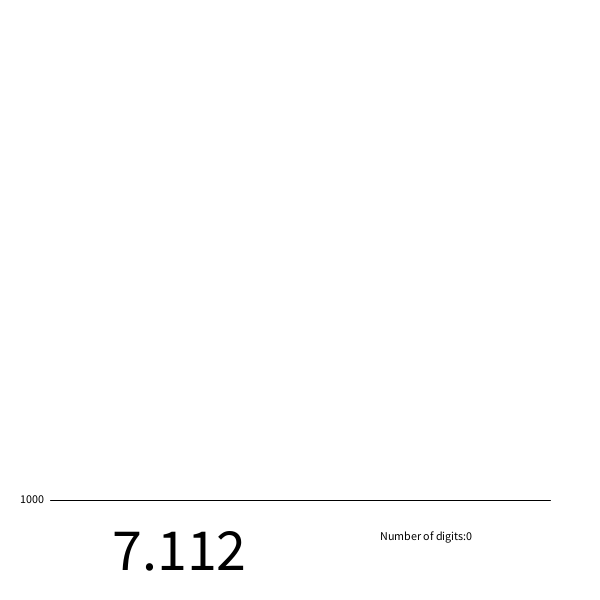
Frame 1 (no input)
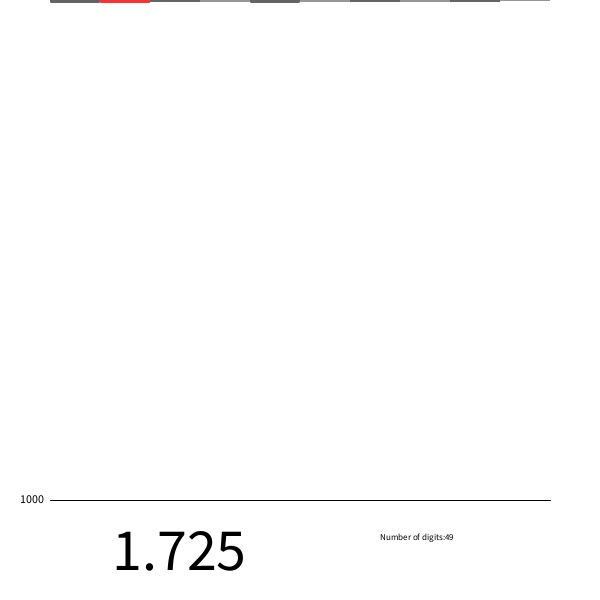
Frame 60 (the mouse pressed at the canvas centre just before this capture)
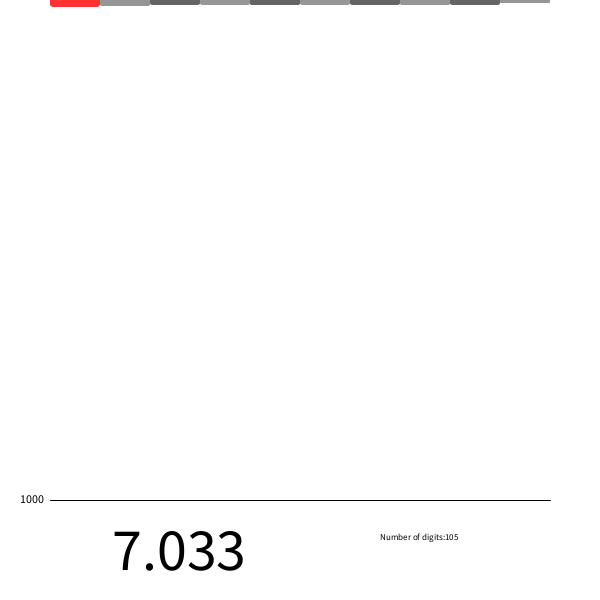
Frame 120 (the mouse held since frame 60 and released just before this capture)

The Processing sketch that drew these frames (run headless with seeded random() and noise(); from frame 60 on, the mouse is pressed at the canvas centre):

// Processing sketch: processing_145265
// ── processing_145265.pde

// Visualizing instances of numbers in Pi by Ken Kapptie

// Keeps count of each digit
int[] rNums = new int[10];
// Keeps count of digit with lead
int[] lNums = new int[10];
// Keeps count of digits
int total = 0;
float xoff = 0.0;

void setup() {
  size(600, 600);
  background(255); 
  frameRate(500);
  line(50, 500, 550, 500);
  fill(0);
  text("1000", 20, 503);
}

void draw() {
  noStroke();

  // Default Random
  float rnum = random(11);
  
  // Gaussian Random
  //float rnum = randomGaussian() * -17.99;
  
  // Perlin Noise Random
  //xoff = xoff + .01;
  //float rnum = noise(xoff)*13.99;

  total = rNums[0]+rNums[1]+rNums[2]+rNums[3]+rNums[4]+rNums[5]+rNums[6]+rNums[7]+rNums[8]+rNums[9];
  fill(255);
  rect(370,525,200,40);
  fill(0);
  text("Number of digits:" + total,380,540);
  if (rnum > 0) {
    fill(255);
    rect(100,522,250,50);
    fill(0);
    textSize(60);
    text(rnum,100,570);
    textSize(9);
    int i = int(rnum);
    switch(i) {
    case 1:
      rNums[0]++;
      if (rNums[0]>rNums[1] && 
          rNums[0]>rNums[2] && 
          rNums[0]>rNums[3] && 
          rNums[0]>rNums[4] && 
          rNums[0]>rNums[5] && 
          rNums[0]>rNums[6] && 
          rNums[0]>rNums[7] && 
          rNums[0]>rNums[8] && 
          rNums[0]>rNums[9]) {
        fill(250, 50, 50);
        rect(50, 0, 50, rNums[0]/2,0,0,10,10);
        if(lNums[0]>=lNums[1] && 
            lNums[0]>=lNums[2] && 
            lNums[0]>=lNums[3] && 
            lNums[0]>=lNums[4] && 
            lNums[0]>=lNums[5] && 
            lNums[0]>=lNums[6] && 
            lNums[0]>=lNums[7] && 
            lNums[0]>=lNums[8] && 
            lNums[0]>=lNums[9]) {
          lNums[0]++;
        }
      } 
      else {
        fill(100, 100, 100);
        rect(50, 0, 50, rNums[0]/2,0,0,10,10);
      }
      fill(255, 255, 255);
      text("   #1\n" + lNums[0] + "/" + rNums[0], 55, rNums[0]/2-20);
      if (rNums[0] == 1000) {
        fill(0);
        textSize(20);
        text("And the winner is #1 after " + total + " digits, by " + numSort(rNums[0]) + " points!", 50, 520);
        noLoop();
      }
      break;
    case 2:
      rNums[1]++;
      if (rNums[1]>rNums[0] && 
          rNums[1]>rNums[2] && 
          rNums[1]>rNums[3] && 
          rNums[1]>rNums[4] && 
          rNums[1]>rNums[5] && 
          rNums[1]>rNums[6] && 
          rNums[1]>rNums[7] && 
          rNums[1]>rNums[8] && 
          rNums[1]>rNums[9]) {
        fill(250, 50, 50);
        rect(100, 0, 50, rNums[1]/2,0,0,10,10);
        if(lNums[1]>=lNums[0] && 
            lNums[1]>=lNums[2] && 
            lNums[1]>=lNums[3] && 
            lNums[1]>=lNums[4] && 
            lNums[1]>=lNums[5] && 
            lNums[1]>=lNums[6] && 
            lNums[1]>=lNums[7] && 
            lNums[1]>=lNums[8] && 
            lNums[1]>=lNums[9]) {
          //lNums[1]++;
        }
      } 
      else {
        fill(150, 150, 150);
        rect(100, 0, 50, rNums[1]/2,0,0,10,10);
      }
      fill(255, 255, 255);
      text("   #2\n" + lNums[1] + "/" + rNums[1], 105, rNums[1]/2-20);
      if (rNums[1] == 1000) {
        fill(0);
        textSize(20);
        text("And the winner is #2 after " + total + " digits, by " + numSort(rNums[1]) + " points!", 50, 520);
        noLoop();
      }
      break;
    case 3:
      rNums[2]++;
      if (rNums[2]>rNums[0] && 
          rNums[2]>rNums[1] && 
          rNums[2]>rNums[3] && 
          rNums[2]>rNums[4] && 
          rNums[2]>rNums[5] && 
          rNums[2]>rNums[6] && 
          rNums[2]>rNums[7] && 
          rNums[2]>rNums[8] && 
          rNums[2]>rNums[9]) {
        fill(250, 50, 50);
        rect(150, 0, 50, rNums[2]/2,0,0,10,10);
        if(lNums[2]>=lNums[0] && 
            lNums[2]>=lNums[1] && 
            lNums[2]>=lNums[3] && 
            lNums[2]>=lNums[4] && 
            lNums[2]>=lNums[5] && 
            lNums[2]>=lNums[6] && 
            lNums[2]>=lNums[7] && 
            lNums[2]>=lNums[8] && 
            lNums[2]>=lNums[9]) {
          //lNums[2]++;
        }
      } 
      else {
        fill(100, 100, 100);
        rect(150, 0, 50, rNums[2]/2,0,0,10,10);
      }
      fill(255, 255, 255);
      text("   #3\n" + lNums[2] + "/" + rNums[2], 155, rNums[2]/2-20);
      if (rNums[2] == 1000) {
        fill(0);
        textSize(20);
        text("And the winner is #3 after " + total + " digits, by " + numSort(rNums[2]) + " points!", 50, 520);
        noLoop();
      }
      break;
    case 4: 
      rNums[3]++;
      if (rNums[3]>rNums[0] && 
          rNums[3]>rNums[1] && 
          rNums[3]>rNums[2] && 
          rNums[3]>rNums[4] && 
          rNums[3]>rNums[5] && 
          rNums[3]>rNums[6] && 
          rNums[3]>rNums[7] && 
          rNums[3]>rNums[8] && 
          rNums[3]>rNums[9]) {
        fill(250, 50, 50);
        rect(200, 0, 50, rNums[3]/2,0,0,10,10);
        if(lNums[3]>=lNums[0] && 
            lNums[3]>=lNums[1] && 
            lNums[3]>=lNums[2] && 
            lNums[3]>=lNums[4] && 
            lNums[3]>=lNums[5] && 
            lNums[3]>=lNums[6] && 
            lNums[3]>=lNums[7] && 
            lNums[3]>=lNums[8] && 
            lNums[3]>=lNums[9]) {
          //lNums[3]++;
        } 
      }
      else {
        fill(150, 150, 150);
        rect(200, 0, 50, rNums[3]/2,0,0,10,10);
      }
      fill(255, 255, 255);
      text("   #4\n" + lNums[3] + "/" + rNums[3], 205, rNums[3]/2-20);
      if (rNums[3] == 1000) {
        fill(0);
        textSize(20);
        text("And the winner is #4 after " + total + " digits, by " + numSort(rNums[3]) + " points!", 50, 520);
        noLoop();
      }
      break;
    case 5: 
      rNums[4]++;
      if (rNums[4]>rNums[0] && 
          rNums[4]>rNums[1] && 
          rNums[4]>rNums[2] && 
          rNums[4]>rNums[3] && 
          rNums[4]>rNums[5] && 
          rNums[4]>rNums[6] && 
          rNums[4]>rNums[7] && 
          rNums[4]>rNums[8] && 
          rNums[4]>rNums[9]) {
        fill(250, 50, 50);
        rect(250, 0, 50, rNums[4]/2,0,0,10,10);
        if(lNums[4]>=lNums[0] && 
            lNums[4]>=lNums[1] && 
            lNums[4]>=lNums[2] && 
            lNums[4]>=lNums[3] && 
            lNums[4]>=lNums[5] && 
            lNums[4]>=lNums[6] && 
            lNums[4]>=lNums[7] && 
            lNums[4]>=lNums[8] && 
            lNums[4]>=lNums[9]) {
          //lNums[4]++;
        }
      } 
      else {
        fill(100, 100, 100);
        rect(250, 0, 50, rNums[4]/2,0,0,10,10);
      }
      fill(255, 255, 255);
      text("   #5\n" + lNums[4] + "/" + rNums[4], 255, rNums[4]/2-20);
      if (rNums[4] == 1000) {
        fill(0);
        textSize(20);
        text("And the winner is #5 after " + total + " digits, by " + numSort(rNums[4]) + " points!", 50, 520);
        noLoop();
      }
      break;
    case 6: 
      rNums[5]++;
      if (rNums[5]>rNums[0] && 
          rNums[5]>rNums[1] && 
          rNums[5]>rNums[2] && 
          rNums[5]>rNums[3] && 
          rNums[5]>rNums[4] && 
          rNums[5]>rNums[6] && 
          rNums[5]>rNums[7] && 
          rNums[5]>rNums[8] && 
          rNums[5]>rNums[9]) {
        fill(250, 50, 50);
        rect(300, 0, 50, rNums[5]/2,0,0,10,10);
        if(lNums[5]>=lNums[0] && 
            lNums[5]>=lNums[1] && 
            lNums[5]>=lNums[2] && 
            lNums[5]>=lNums[3] && 
            lNums[5]>=lNums[4] && 
            lNums[5]>=lNums[6] && 
            lNums[5]>=lNums[7] && 
            lNums[5]>=lNums[8] && 
            lNums[5]>=lNums[9]) {
          //lNums[5]++;
        }
      } 
      else {
        fill(150, 150, 150);
        rect(300, 0, 50, rNums[5]/2,0,0,10,10);
      }
      fill(255, 255, 255);
      text("   #6\n" + lNums[5] + "/" + rNums[5], 305, rNums[5]/2-20);
      if (rNums[5] == 1000) {
        fill(0);
        textSize(20);
        text("And the winner is #6 after " + total + " digits, by " + numSort(rNums[5]) + " points!", 50, 520);
        noLoop();
      }
      break;
    case 7: 
      rNums[6]++;
      if (rNums[6]>rNums[0] && 
          rNums[6]>rNums[1] && 
          rNums[6]>rNums[2] && 
          rNums[6]>rNums[3] && 
          rNums[6]>rNums[4] && 
          rNums[6]>rNums[5] && 
          rNums[6]>rNums[7] && 
          rNums[6]>rNums[8] && 
          rNums[6]>rNums[9]) {
        fill(250, 50, 50);
        rect(350, 0, 50, rNums[6]/2,0,0,10,10);
        if(lNums[6]>=lNums[0] && 
            lNums[6]>=lNums[1] && 
            lNums[6]>=lNums[2] && 
            lNums[6]>=lNums[3] && 
            lNums[6]>=lNums[4] && 
            lNums[6]>=lNums[5] && 
            lNums[6]>=lNums[7] && 
            lNums[6]>=lNums[8] && 
            lNums[6]>=lNums[9]) {
          //lNums[6]++;
        }
      } 
      else {
        fill(100, 100, 100);
        rect(350, 0, 50, rNums[6]/2,0,0,10,10);
      }
      fill(255, 255, 255);
      text("   #7\n" + lNums[6] + "/" + rNums[6], 355, rNums[6]/2-20);
      if (rNums[6] == 1000) {
        fill(0);
        textSize(20);
        text("And the winner is #7 after " + total + " digits, by " + numSort(rNums[6]) + " points!", 50, 520);
        noLoop();
      }
      break;
    case 8: 
      rNums[7]++;
      if (rNums[7]>rNums[0] && 
          rNums[7]>rNums[1] && 
          rNums[7]>rNums[2] && 
          rNums[7]>rNums[3] && 
          rNums[7]>rNums[4] && 
          rNums[7]>rNums[5] && 
          rNums[7]>rNums[6] && 
          rNums[7]>rNums[8] && 
          rNums[7]>rNums[9]) {
        fill(250, 50, 50);
        rect(400, 0, 50, rNums[7]/2,0,0,10,10);
        if(lNums[7]>=lNums[0] && 
            lNums[7]>=lNums[1] && 
            lNums[7]>=lNums[2] && 
            lNums[7]>=lNums[3] && 
            lNums[7]>=lNums[4] && 
            lNums[7]>=lNums[5] && 
            lNums[7]>=lNums[6] && 
            lNums[7]>=lNums[8] && 
            lNums[7]>=lNums[9]) {
          //lNums[7]++;
        }
      } 
      else {
        fill(150, 150, 150);
        rect(400, 0, 50, rNums[7]/2,0,0,10,10);
      }
      fill(255, 255, 255);
      text("   #8\n" + lNums[7] + "/" + rNums[7], 405, rNums[7]/2-20);
      if (rNums[7] == 1000) {
        fill(0);
        textSize(20);
        text("And the winner is #8 after " + total + " digits, by " + numSort(rNums[7]) + " points!", 50, 520);
        noLoop();
      }
      break;
    case 9: 
      rNums[8]++;
      if (rNums[8]>rNums[0] && 
          rNums[8]>rNums[1] && 
          rNums[8]>rNums[2] && 
          rNums[8]>rNums[3] && 
          rNums[8]>rNums[4] && 
          rNums[8]>rNums[5] && 
          rNums[8]>rNums[6] && 
          rNums[8]>rNums[7] && 
          rNums[8]>rNums[9]) {
        fill(250, 50, 50);
        rect(450, 0, 50, rNums[8]/2,0,0,10,10);
        if(lNums[8]>=lNums[0] && 
            lNums[8]>=lNums[1] && 
            lNums[8]>=lNums[2] && 
            lNums[8]>=lNums[3] && 
            lNums[8]>=lNums[4] && 
            lNums[8]>=lNums[5] && 
            lNums[8]>=lNums[6] && 
            lNums[8]>=lNums[7] && 
            lNums[8]>=lNums[9]) {
          //lNums[8]++;
        }
        
      } 
      else {
        fill(100, 100, 100);
        rect(450, 0, 50, rNums[8]/2,0,0,10,10);
      }
      fill(255, 255, 255);
      text("   #9\n" + lNums[8] + "/" + rNums[8], 455, rNums[8]/2-20);
      if (rNums[8] == 1000) {
        fill(0);
        textSize(20);
        text("And the winner is #9 after " + total + " digits, by " + numSort(rNums[8]) + " points!", 50, 520);
        noLoop();
      }
      break;
    case 10: 
      rNums[9] = rNums[9] + 1;
      if (rNums[9]>rNums[0] && 
          rNums[9]>rNums[1] && 
          rNums[9]>rNums[2] && 
          rNums[9]>rNums[3] && 
          rNums[9]>rNums[4] && 
          rNums[9]>rNums[5] && 
          rNums[9]>rNums[6] && 
          rNums[9]>rNums[7] && 
          rNums[9]>rNums[8]) {
        fill(250, 50, 50);
        rect(500, 0, 50, rNums[9]/2,0,0,10,10);
        if(lNums[9]>=lNums[0] && 
            lNums[9]>=lNums[1] && 
            lNums[9]>=lNums[2] && 
            lNums[9]>=lNums[3] && 
            lNums[9]>=lNums[4] && 
            lNums[9]>=lNums[5] && 
            lNums[9]>=lNums[6] && 
            lNums[9]>=lNums[7] && 
            lNums[9]>=lNums[8]) {
          //lNums[9]++;
        }
      } 
      else {
        fill(150, 150, 150);
        rect(500, 0, 50, rNums[9]/2,0,0,10,10);
      }
      fill(255, 255, 255);
      text("   #10\n" + lNums[9] + "/" + rNums[9], 504, rNums[9]/2-20);
      if (rNums[9] == 1000) {
        fill(0);
        textSize(20);
        text("The first number to appear 1000 times in pi is 0 by " + numSort(rNums[9]), 50, 520);
        noLoop();
      }
      break;
    }
  }
}

int numSort(int leadBy) {
  rNums = sort(rNums);
  leadBy = leadBy - rNums[8];
  return leadBy;
}
